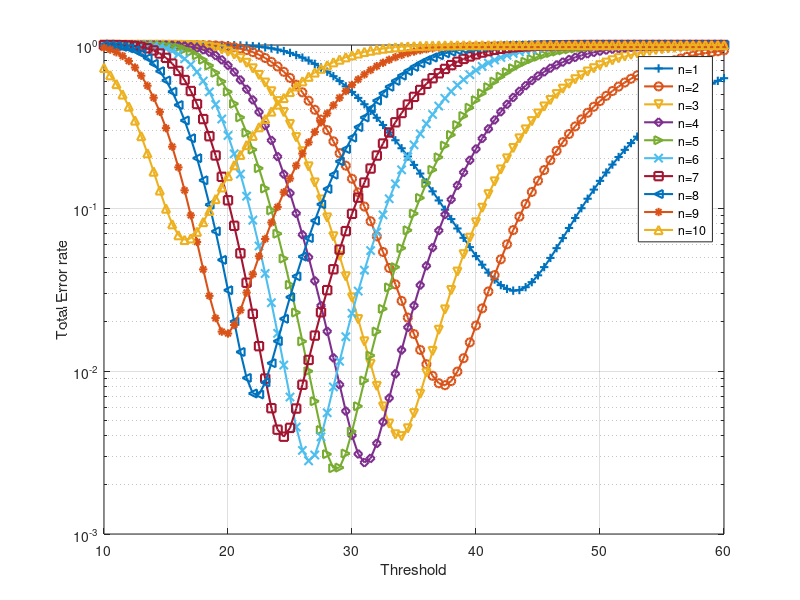

Source code (MATLAB):
clc; 
close all;
clear all;
%This program is for optimization of spectrum sensing in 
%Cognitive radio network.
N=20;
j=1;
tt=[];
err2=[];
Pmi=[];
Pdc=[];
error=[];
err1=[];
K=10;
snr=10;
Qd=0;
Qf=0;
tt=10:0.5:60;
vec=['-+','-o','-v','-d','->','-x','-s','-<','-*','-^'];

for n=1:1:10
    
s=ones(1,N);
w=randn(1,N); 

u=N/2;                    %Time-delay bandwidth product

for t=10:0.5:60 
  
Qd=0;
Qf=0;
SNR=10^(snr/10);   %for linear scale 

a=sqrt(2*SNR);
b=sqrt(t);

Pd = marcumq(a,b,u );         % AVG. PROB OF DETECTION(computes the generalized Marcum Q)

Pf = gammainc((t/2),u,'upper');% AVG. PROB OF FALSE ALARM(compute incompelete gamma function)

Pm=1-Pd;                %AVG. PROB OF MISSED DETECTION OVER AWGN
for l=n:1:K
Qd=Qd+(factorial(K)*(Pd^l)*((1-Pd)^(K-l))/(factorial(l)*factorial(K-l)));
Qf=Qf+(factorial(K)*(Pf^l)*((1-Pf)^(K-l))/(factorial(l)*factorial(K-l)));
end

Qm=1-Qd;
err=Qf+Qm;
err1=[err1 err];
end

end
l=1;
i=1;
for j=1:1:10
semilogy(tt,err1(i:i+100),vec(l:l+1),'LineWidth',1.5)
i=i+101;
l=l+2;
hold on;
end
grid on;
ylabel('Total Error rate');
xlabel('Threshold');
legend('n=1','n=2','n=3','n=4','n=5','n=6','n=7','n=8','n=9','n=10');
